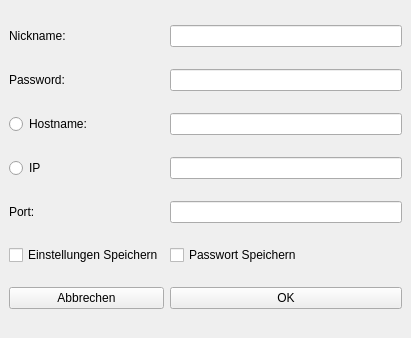
<ui version="4.0" >
 <class>Form</class>
 <widget class="QWidget" name="Form" >
  <property name="geometry" >
   <rect>
    <x>0</x>
    <y>0</y>
    <width>411</width>
    <height>338</height>
   </rect>
  </property>
  <property name="windowTitle" >
   <string>Form</string>
  </property>
  <layout class="QGridLayout" >
   <property name="margin" >
    <number>9</number>
   </property>
   <property name="spacing" >
    <number>6</number>
   </property>
   <item row="3" column="1" colspan="2" >
    <widget class="QLineEdit" name="lineEdit_4" />
   </item>
   <item row="3" column="0" >
    <widget class="QRadioButton" name="radioButton_2" >
     <property name="text" >
      <string>IP</string>
     </property>
    </widget>
   </item>
   <item row="4" column="0" >
    <widget class="QLabel" name="label_3" >
     <property name="text" >
      <string>Port:</string>
     </property>
    </widget>
   </item>
   <item row="4" column="1" colspan="2" >
    <widget class="QLineEdit" name="lineEdit_5" />
   </item>
   <item row="6" column="1" colspan="2" >
    <widget class="QPushButton" name="pushButton_2" >
     <property name="text" >
      <string>OK</string>
     </property>
    </widget>
   </item>
   <item row="6" column="0" >
    <widget class="QPushButton" name="pushButton" >
     <property name="text" >
      <string>Abbrechen</string>
     </property>
    </widget>
   </item>
   <item row="2" column="1" colspan="2" >
    <widget class="QLineEdit" name="lineEdit_3" />
   </item>
   <item row="1" column="1" colspan="2" >
    <widget class="QLineEdit" name="lineEdit_2" />
   </item>
   <item row="0" column="1" colspan="2" >
    <widget class="QLineEdit" name="lineEdit" />
   </item>
   <item row="2" column="0" >
    <widget class="QRadioButton" name="radioButton" >
     <property name="text" >
      <string>Hostname:</string>
     </property>
    </widget>
   </item>
   <item row="1" column="0" >
    <widget class="QLabel" name="label_2" >
     <property name="text" >
      <string>Password:</string>
     </property>
    </widget>
   </item>
   <item row="0" column="0" >
    <widget class="QLabel" name="label" >
     <property name="text" >
      <string>Nickname:</string>
     </property>
    </widget>
   </item>
   <item row="5" column="0" >
    <widget class="QCheckBox" name="checkBox" >
     <property name="text" >
      <string>Einstellungen Speichern</string>
     </property>
    </widget>
   </item>
   <item row="5" column="1" colspan="2" >
    <widget class="QCheckBox" name="checkBox_2" >
     <property name="text" >
      <string>Passwort Speichern</string>
     </property>
    </widget>
   </item>
  </layout>
 </widget>
 <resources/>
 <connections/>
</ui>
